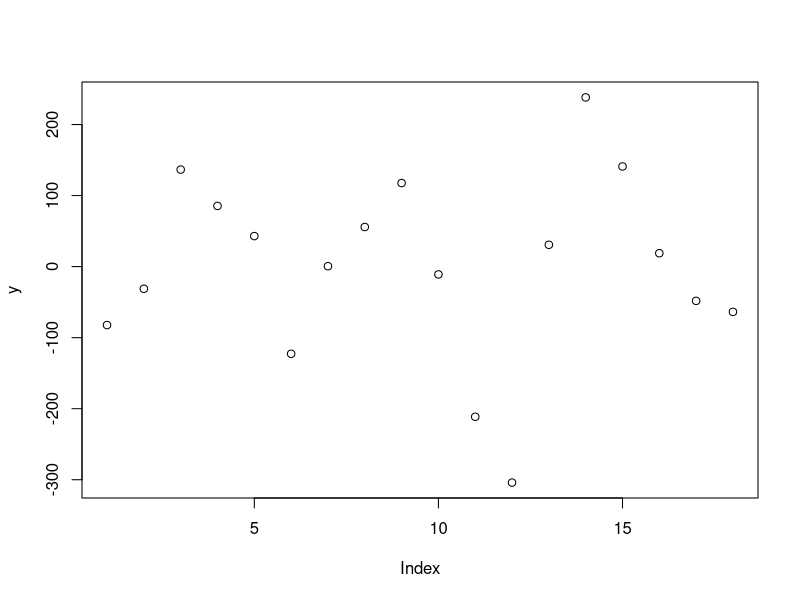

The R source for this figure:
y <- c(-82.29, -31.14, 136.58, 85.42, 42.96, -122.72, 0.59, 55.77, 117.62, -10.95, -211.38, -304.02, 30.72, 238.19, 140.98, 18.88, -48.21, -63.7)

plot(y)

# p-value = p-value = 0.0002799 < 0.05 => reject null hypothesis of randomness
Box.test(y, lag = 3, type = "Ljung-Box")
